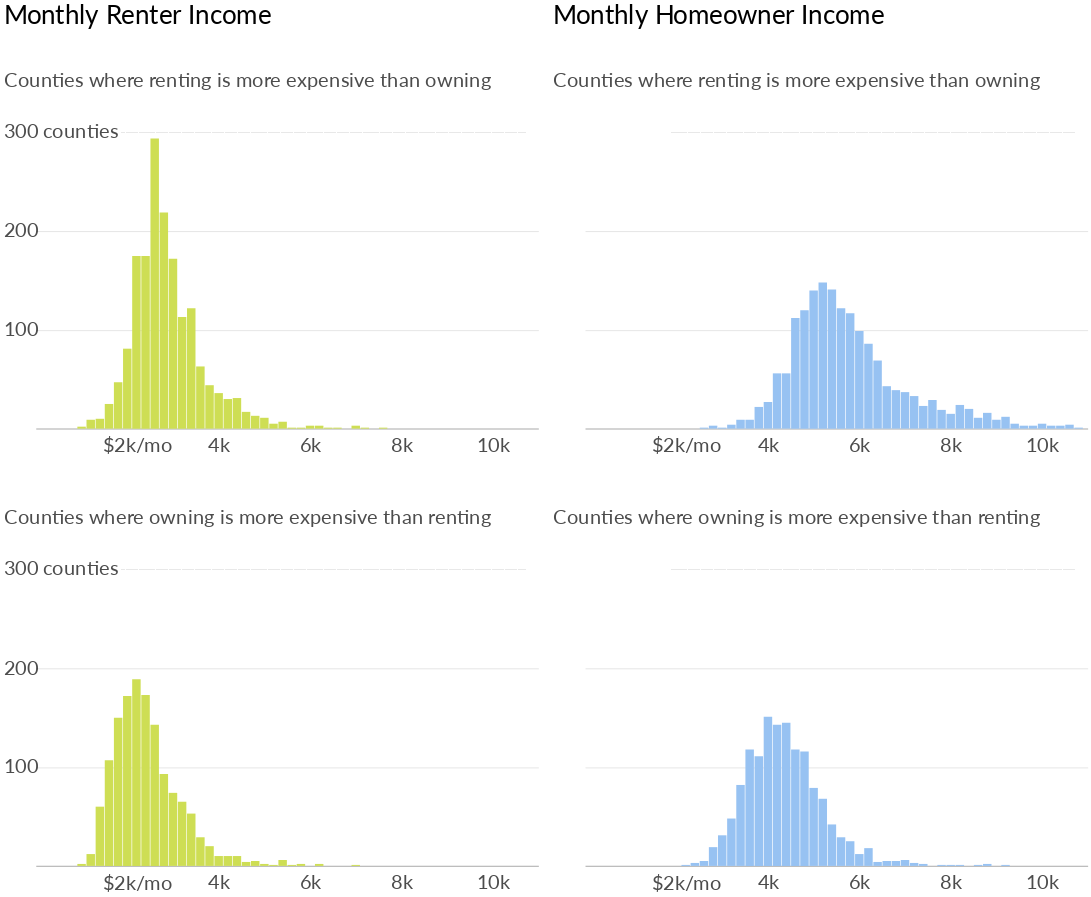

The notebook cell saved with this chart:
### Code cell
incomes_charts = (charts_dict[0] | charts_dict[3]) & (charts_dict[1] | charts_dict[2])
incomes_charts

### Figure 1 — Vega-Lite specification as saved in the notebook (floating-point values rounded to 4 significant figures)
{"width": 600, "height": 400, "background": "white", "config": {"title": {"fontWeight": "normal", "fontSize": 36, "anchor": "start", "font": "Lato", "offset": 5}, "axisX": {"grid": false, "labelFont": "Lato", "labelFontSize": 16, "labelAngle": 0, "labelPadding": 10, "ticks": false, "tickSize": 5, "title": null, "titleFont": "Lato", "titleFontSize": 16, "titleFontWeight": "normal", "titleY": 30, "titleX": 280}, "axisY": {"grid": true, "gridOpacity": 1, "labelFont": "Lato", "labelFontSize": 16, "labelLimit": 100, "labelAlign": "left", "labelPadding": 20, "ticks": false, "title": null, "titleFont": "Lato", "titleFontWeight": "normal", "titleFontSize": 16, "titleAlign": "left", "titleAngle": 0, "titleY": -20, "titleX": -20, "domainWidth": 0}, "view": {"strokeOpacity": 0}}, "vconcat": [{"hconcat": [{"layer": [{"data": {"name": "data-7577eb4c0b237e17ba1bc357e80d5722"}, "mark": {"type": "text", "dx": 0, "dy": -4, "fontSize": 11.5, "fontWeight": "bold", "opacity": 0.09}, "encoding": {"text": {"type": "nominal", "field": "text"}, "x": {"type": "quantitative", "field": "x", "scale": {"domain": [1000, 10000]}}, "y": {"type": "quantitative", "field": "y"}}}, {"data": {"name": "data-fdcc87dee808c3f00794108ea7029c5e"}, "mark": {"type": "bar", "color": "#cede54", "size": 11.8}, "encoding": {"x": {"type": "quantitative", "axis": {"format": "~s", "labelFontSize": 28, "labelOpacity": 0.7, "titleOpacity": 0.7, "titleY": 35, "values": [4000, 6000, 8000, 10000]}, "field": "Bin", "scale": {"domain": [1000, 10000]}}, "y": {"type": "quantitative", "axis": {"labelFontSize": 28, "labelOpacity": 0.7, "labelPadding": 45, "titleFontSize": 28, "titleOpacity": 0.7, "titleX": -45, "titleY": 80, "values": [100, 200]}, "field": "Count", "scale": {"domain": [0, 360]}, "title": "Counties where renting is more expensive than owning"}}, "title": "Monthly Renter Income"}, {"data": {"name": "data-ae80e88516c1616baa19089055cec545"}, "mark": {"type": "text", "dx": -5, "dy": 25, "font": "lato", "fontSize": 28, "opacity": 0.7}, "encoding": {"text": {"type": "nominal", "field": "text"}, "x": {"type": "quantitative", "field": "x"}, "y": {"type": "quantitative", "field": "y"}}}, {"data": {"name": "data-ddccd6af646b7f30406e1fd1912597ae"}, "mark": {"type": "text", "dx": 0, "dy": 0, "font": "lato", "fontSize": 28, "opacity": 0.7}, "encoding": {"text": {"type": "nominal", "field": "text"}, "x": {"type": "quantitative", "field": "x"}, "y": {"type": "quantitative", "field": "y"}}}], "height": 550, "width": 700}, {"layer": [{"data": {"name": "data-7577eb4c0b237e17ba1bc357e80d5722"}, "mark": {"type": "text", "dx": 0, "dy": -4, "fontSize": 11.5, "fontWeight": "bold", "opacity": 0.09}, "encoding": {"text": {"type": "nominal", "field": "text"}, "x": {"type": "quantitative", "field": "x", "scale": {"domain": [1000, 10000]}}, "y": {"type": "quantitative", "field": "y"}}}, {"data": {"name": "data-1ad9a20f97aba60aaa73fd2c6f99d031"}, "mark": {"type": "bar", "color": "#97c2f2", "size": 11.8}, "encoding": {"x": {"type": "quantitative", "axis": {"format": "~s", "labelFontSize": 28, "labelOpacity": 0.7, "titleOpacity": 0.7, "titleY": 35, "values": [4000, 6000, 8000, 10000]}, "field": "Bin", "scale": {"domain": [1000, 10000]}}, "y": {"type": "quantitative", "axis": {"labelFontSize": 28, "labelOpacity": 0, "labelPadding": 45, "titleFontSize": 28, "titleOpacity": 0.7, "titleX": -45, "titleY": 80, "values": [100, 200]}, "field": "Count", "scale": {"domain": [0, 360]}, "title": "Counties where renting is more expensive than owning"}}, "title": "Monthly Homeowner Income"}, {"data": {"name": "data-ae80e88516c1616baa19089055cec545"}, "mark": {"type": "text", "dx": -5, "dy": 25, "font": "lato", "fontSize": 28, "opacity": 0.7}, "encoding": {"text": {"type": "nominal", "field": "text"}, "x": {"type": "quantitative", "field": "x"}, "y": {"type": "quantitative", "field": "y"}}}, {"data": {"name": "data-ddccd6af646b7f30406e1fd1912597ae"}, "mark": {"type": "text", "dx": 0, "dy": 0, "font": "lato", "fontSize": 28, "opacity": 0}, "encoding": {"text": {"type": "nominal", "field": "text"}, "x": {"type": "quantitative", "field": "x"}, "y": {"type": "quantitative", "field": "y"}}}], "height": 550, "width": 700}]}, {"hconcat": [{"layer": [{"data": {"name": "data-7577eb4c0b237e17ba1bc357e80d5722"}, "mark": {"type": "text", "dx": 0, "dy": -4, "fontSize": 11.5, "fontWeight": "bold", "opacity": 0.09}, "encoding": {"text": {"type": "nominal", "field": "text"}, "x": {"type": "quantitative", "field": "x", "scale": {"domain": [1000, 10000]}}, "y": {"type": "quantitative", "field": "y"}}}, {"data": {"name": "data-5a8d7d5e9601b04bb4b347dd34920f33"}, "mark": {"type": "bar", "color": "#cede54", "size": 11.8}, "encoding": {"x": {"type": "quantitative", "axis": {"format": "~s", "labelFontSize": 28, "labelOpacity": 0.7, "titleOpacity": 0.7, "titleY": 35, "values": [4000, 6000, 8000, 10000]}, "field": "Bin", "scale": {"domain": [1000, 10000]}}, "y": {"type": "quantitative", "axis": {"labelFontSize": 28, "labelOpacity": 0.7, "labelPadding": 45, "titleFontSize": 28, "titleOpacity": 0.7, "titleX": -45, "titleY": 80, "values": [100, 200]}, "field": "Count", "scale": {"domain": [0, 360]}, "title": "Counties where owning is more expensive than renting"}}, "title": ""}, {"data": {"name": "data-ae80e88516c1616baa19089055cec545"}, "mark": {"type": "text", "dx": -5, "dy": 25, "font": "lato", "fontSize": 28, "opacity": 0.7}, "encoding": {"text": {"type": "nominal", "field": "text"}, "x": {"type": "quantitative", "field": "x"}, "y": {"type": "quantitative", "field": "y"}}}, {"data": {"name": "data-ddccd6af646b7f30406e1fd1912597ae"}, "mark": {"type": "text", "dx": 0, "dy": 0, "font": "lato", "fontSize": 28, "opacity": 0.7}, "encoding": {"text": {"type": "nominal", "field": "text"}, "x": {"type": "quantitative", "field": "x"}, "y": {"type": "quantitative", "field": "y"}}}], "height": 550, "width": 700}, {"layer": [{"data": {"name": "data-7577eb4c0b237e17ba1bc357e80d5722"}, "mark": {"type": "text", "dx": 0, "dy": -4, "fontSize": 11.5, "fontWeight": "bold", "opacity": 0.09}, "encoding": {"text": {"type": "nominal", "field": "text"}, "x": {"type": "quantitative", "field": "x", "scale": {"domain": [1000, 10000]}}, "y": {"type": "quantitative", "field": "y"}}}, {"data": {"name": "data-5b0f1fe251132edd73a36dc6323e830c"}, "mark": {"type": "bar", "color": "#97c2f2", "size": 11.8}, "encoding": {"x": {"type": "quantitative", "axis": {"format": "~s", "labelFontSize": 28, "labelOpacity": 0.7, "titleOpacity": 0.7, "titleY": 35, "values": [4000, 6000, 8000, 10000]}, "field": "Bin", "scale": {"domain": [1000, 10000]}}, "y": {"type": "quantitative", "axis": {"labelFontSize": 28, "labelOpacity": 0, "labelPadding": 45, "titleFontSize": 28, "titleOpacity": 0.7, "titleX": -45, "titleY": 80, "values": [100, 200]}, "field": "Count", "scale": {"domain": [0, 360]}, "title": "Counties where owning is more expensive than renting"}}, "title": ""}, {"data": {"name": "data-ae80e88516c1616baa19089055cec545"}, "mark": {"type": "text", "dx": -5, "dy": 25, "font": "lato", "fontSize": 28, "opacity": 0.7}, "encoding": {"text": {"type": "nominal", "field": "text"}, "x": {"type": "quantitative", "field": "x"}, "y": {"type": "quantitative", "field": "y"}}}, {"data": {"name": "data-ddccd6af646b7f30406e1fd1912597ae"}, "mark": {"type": "text", "dx": 0, "dy": 0, "font": "lato", "fontSize": 28, "opacity": 0}, "encoding": {"text": {"type": "nominal", "field": "text"}, "x": {"type": "quantitative", "field": "x"}, "y": {"type": "quantitative", "field": "y"}}}], "height": 550, "width": 700}]}], "$schema": "https://vega.github.io/schema/vega-lite/v4.0.0.json", "datasets": {"data-7577eb4c0b237e17ba1bc357e80d5722": [{"x": 6300, "y": 300, "text": "______________________________________________________________________________________________"}], "data-fdcc87dee808c3f00794108ea7029c5e": [{"Bin": 2200, "Count": 175}, {"Bin": 2800, "Count": 219}, {"Bin": 1200, "Count": 9}, {"Bin": 2600, "Count": 294}, {"Bin": 2400, "Count": 175}, {"Bin": 1400, "Count": 10}, {"Bin": 2000, "Count": 81}, {"Bin": 1600, "Count": 25}, {"Bin": 3000, "Count": 172}, {"Bin": 3800, "Count": 44}, {"Bin": 4800, "Count": 13}, {"Bin": 4400, "Count": 31}, {"Bin": 5000, "Count": 11}, {"Bin": 3600, "Count": 63}, {"Bin": 4600, "Count": 17}, {"Bin": 3400, "Count": 122}, {"Bin": 5200, "Count": 5}, {"Bin": 3200, "Count": 113}, {"Bin": 5800, "Count": 1}, {"Bin": 4200, "Count": 30}, {"Bin": 7000, "Count": 3}, {"Bin": 4000, "Count": 36}, {"Bin": 6200, "Count": 3}, {"Bin": 1800, "Count": 47}, {"Bin": 1000, "Count": 2}, {"Bin": 5400, "Count": 7}, {"Bin": 6000, "Count": 3}, {"Bin": 6400, "Count": 1}, {"Bin": 5600, "Count": 1}, {"Bin": 7600, "Count": 1}, {"Bin": 6600, "Count": 1}, {"Bin": 7200, "Count": 1}], "data-ae80e88516c1616baa19089055cec545": [{"x": 2300, "y": 0, "text": "$2k/mo"}], "data-ddccd6af646b7f30406e1fd1912597ae": [{"x": 550, "y": 300, "text": "300 counties"}], "data-1ad9a20f97aba60aaa73fd2c6f99d031": [{"Bin": 3400, "Count": 9}, {"Bin": 5800, "Count": 117}, {"Bin": 3600, "Count": 9}, {"Bin": 5600, "Count": 122}, {"Bin": 3800, "Count": 22}, {"Bin": 5000, "Count": 140}, {"Bin": 4200, "Count": 56}, {"Bin": 7000, "Count": 37}, {"Bin": 4400, "Count": 56}, {"Bin": 5400, "Count": 141}, {"Bin": 4000, "Count": 27}, {"Bin": 5200, "Count": 148}, {"Bin": 7200, "Count": 33}, {"Bin": 9000, "Count": 9}, {"Bin": 8000, "Count": 15}, {"Bin": 6200, "Count": 86}, {"Bin": 9200, "Count": 12}, {"Bin": 6400, "Count": 69}, {"Bin": 8200, "Count": 24}, {"Bin": 7400, "Count": 23}, {"Bin": 7600, "Count": 29}, {"Bin": 6600, "Count": 43}, {"Bin": 4600, "Count": 112}, {"Bin": 4800, "Count": 120}, {"Bin": 6000, "Count": 99}, {"Bin": 10600, "Count": 4}, {"Bin": 9600, "Count": 3}, {"Bin": 7800, "Count": 19}, {"Bin": 8800, "Count": 16}, {"Bin": 9400, "Count": 5}, {"Bin": 8400, "Count": 20}, {"Bin": 6800, "Count": 39}, {"Bin": 8600, "Count": 11}, {"Bin": 10000, "Count": 5}, {"Bin": 2600, "Count": 1}, {"Bin": 2800, "Count": 3}, {"Bin": 3000, "Count": 1}, {"Bin": 3200, "Count": 4}, {"Bin": 9800, "Count": 3}, {"Bin": 10400, "Count": 3}, {"Bin": 10200, "Count": 3}, {"Bin": 10800, "Count": 1}], "data-5a8d7d5e9601b04bb4b347dd34920f33": [{"Bin": 3000, "Count": 74}, {"Bin": 3200, "Count": 65}, {"Bin": 1600, "Count": 107}, {"Bin": 2200, "Count": 189}, {"Bin": 2000, "Count": 172}, {"Bin": 2400, "Count": 173}, {"Bin": 1800, "Count": 150}, {"Bin": 1400, "Count": 60}, {"Bin": 2600, "Count": 143}, {"Bin": 2800, "Count": 93}, {"Bin": 5400, "Count": 6}, {"Bin": 7000, "Count": 1}, {"Bin": 4400, "Count": 10}, {"Bin": 6200, "Count": 2}, {"Bin": 5800, "Count": 2}, {"Bin": 3800, "Count": 20}, {"Bin": 4600, "Count": 4}, {"Bin": 4800, "Count": 5}, {"Bin": 3400, "Count": 53}, {"Bin": 4000, "Count": 10}, {"Bin": 5600, "Count": 1}, {"Bin": 1200, "Count": 12}, {"Bin": 3600, "Count": 29}, {"Bin": 4200, "Count": 10}, {"Bin": 1000, "Count": 2}, {"Bin": 5200, "Count": 1}, {"Bin": 5000, "Count": 2}], "data-5b0f1fe251132edd73a36dc6323e830c": [{"Bin": 5400, "Count": 42}, {"Bin": 4000, "Count": 151}, {"Bin": 4400, "Count": 145}, {"Bin": 4600, "Count": 118}, {"Bin": 3800, "Count": 111}, {"Bin": 3400, "Count": 82}, {"Bin": 5600, "Count": 29}, {"Bin": 4800, "Count": 116}, {"Bin": 3200, "Count": 48}, {"Bin": 4200, "Count": 143}, {"Bin": 3600, "Count": 118}, {"Bin": 5000, "Count": 79}, {"Bin": 2200, "Count": 1}, {"Bin": 6400, "Count": 4}, {"Bin": 8200, "Count": 1}, {"Bin": 8600, "Count": 1}, {"Bin": 7200, "Count": 3}, {"Bin": 5800, "Count": 25}, {"Bin": 6200, "Count": 18}, {"Bin": 5200, "Count": 68}, {"Bin": 6600, "Count": 5}, {"Bin": 7000, "Count": 6}, {"Bin": 2600, "Count": 5}, {"Bin": 3000, "Count": 31}, {"Bin": 6000, "Count": 12}, {"Bin": 2800, "Count": 19}, {"Bin": 2400, "Count": 3}, {"Bin": 6800, "Count": 5}, {"Bin": 8800, "Count": 2}, {"Bin": 7400, "Count": 2}, {"Bin": 8000, "Count": 1}, {"Bin": 9200, "Count": 1}, {"Bin": 7800, "Count": 1}]}}
